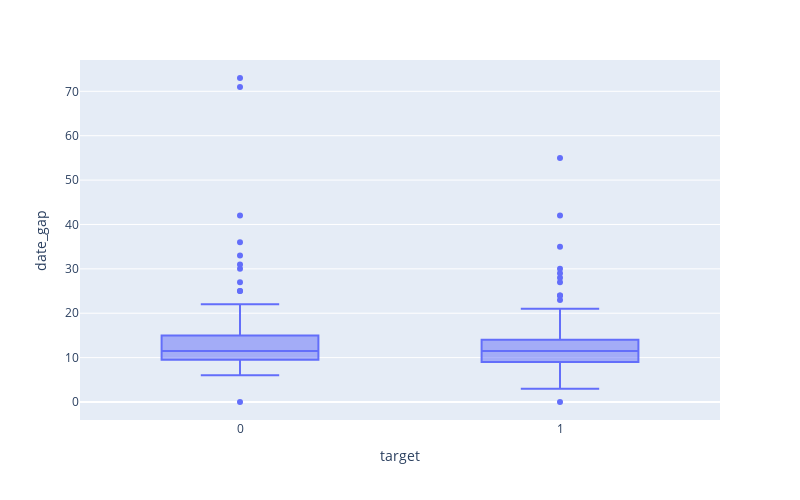

Source (notebook cell):
### Code cell
px.box(data_frame=ipo, x='target', y='date_gap', width=800, height=500)

### Figure 1 — Plotly figure (JSON) as saved in the notebook; plotly's stock layout.template omitted (floating-point values rounded to 4 significant figures; data arrays with more than 128 entries replaced by an {"elided": "..."} marker saying what was removed)
{"data": [{"alignmentgroup": "True", "hovertemplate": "target=%{x}<br>date_gap=%{y}<extra></extra>", "legendgroup": "", "marker": {"color": "#636efa"}, "name": "", "notched": false, "offsetgroup": "", "orientation": "v", "showlegend": false, "type": "box", "x": {"elided": "320 int values"}, "x0": " ", "xaxis": "x", "y": {"elided": "320 int values"}, "y0": " ", "yaxis": "y"}], "layout": {"boxmode": "group", "height": 500, "legend": {"tracegroupgap": 0}, "margin": {"t": 60}, "width": 800, "xaxis": {"anchor": "y", "domain": [0, 1], "title": {"text": "target"}}, "yaxis": {"anchor": "x", "domain": [0, 1], "title": {"text": "date_gap"}}}}
